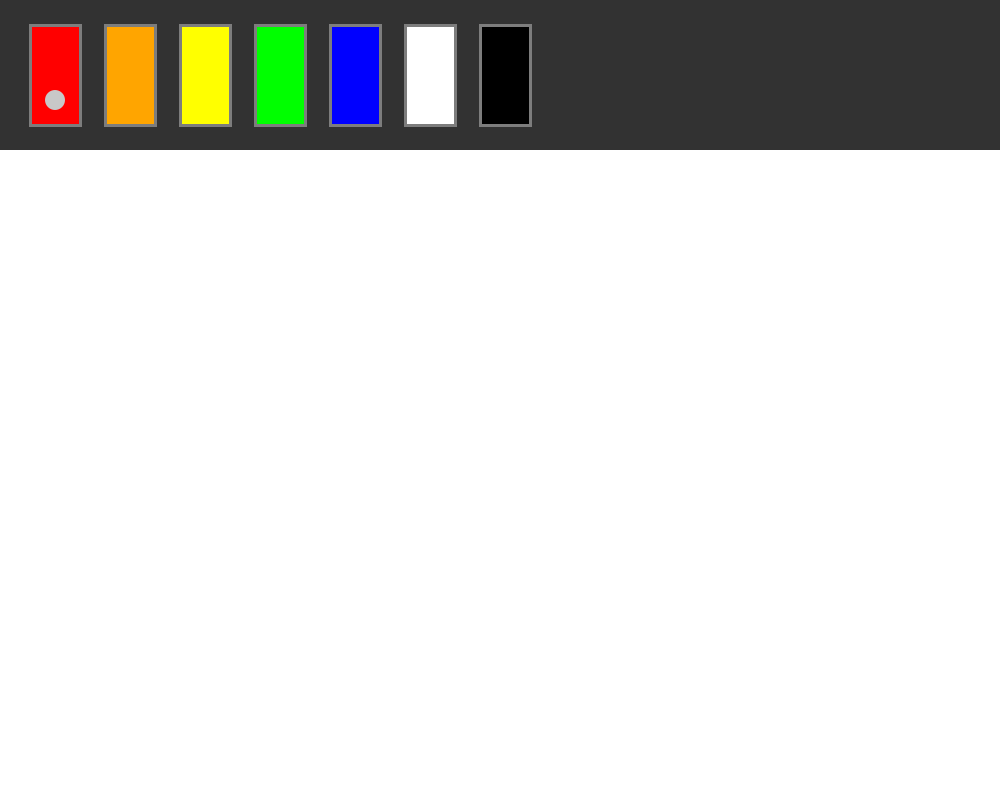
Frame 1 (no input)
Frame 60 (the mouse pressed at the canvas centre just before this capture): identical to frame 1, image omitted
Frame 120 (the mouse held since frame 60 and released just before this capture): identical to frame 1, image omitted

The Processing sketch that drew this single still picture (run headless with seeded random() and noise(); from frame 60 on, the mouse is pressed at the canvas centre):

// Processing sketch: unit3project_ver1
// ── unit3project_ver1.pde
//Aaron Su
//Programming 11
//2-4

// Start variables declaration ====================================================================================

  // Colour palette
    color white        = #FFFFFF;
    color black        = #000000;
    color UILightGrey  = #C8C8C8;
    color UIMediumGrey = #7D7D7D;
    color UIDarkGrey   = #323232;
    color red          = #FF0000;
    color orange       = #FFA500;
    color yellow       = #FFFF00;
    color green        = #00FF00;
    color blue         = #0000FF;

  color selectedColour;
  float thickness = 5;
  
  //Toggles
    boolean toggleRed = true;
    boolean toggleOrange = false;
    boolean toggleYellow = false;
    boolean toggleGreen = false;
    boolean toggleBlue = false;
    boolean toggleWhite = false;
    boolean toggleBlack = false;

// End variables declaration ======================================================================================

void button(color colour, int w, int h, int x, int y, boolean currentToggle) { //Start tectile =====================================================
  
  strokeWeight(3);
  if (mouseX > x && mouseX < (x+w) && mouseY > y && mouseY < (y+h)) {
    stroke(white);
  } else {
    stroke(UIMediumGrey);
  }
  fill(colour);
  rect(x,y,w,h);
  
  if (currentToggle == true) {
    noStroke();
    fill(UILightGrey);
    ellipse(x+25,y+75,20,20);
  }

} //End tectile ===================================================================================================

void setup() { // Start setup =====================================================================================

  size(1000,800);
  background(white);

  selectedColour = red;

} // End setup ====================================================================================================

void draw() { // Start draw =======================================================================================

  //UI setup
    noStroke();
    fill(UIDarkGrey);
    rect(0,0,1000,150);
    
    button(red,50,100,30,25,toggleRed);
    button(orange,50,100,105,25,toggleOrange);
    button(yellow,50,100,180,25,toggleYellow);
    button(green,50,100,255,25,toggleGreen);
    button(blue,50,100,330,25,toggleBlue);
    button(white,50,100,405,25,toggleWhite);
    button(black,50,100,480,25,toggleBlack);
    
} // End draw =====================================================================================================

void toggleReset() { // Start toggleReset =========================================================================

  toggleRed = false;
  toggleOrange = false;
  toggleYellow = false;
  toggleGreen = false;
  toggleBlue = false;
  toggleWhite = false;
  toggleBlack = false;

} // End toggleReset ==============================================================================================

void mouseReleased() { // Start mouseReleased =====================================================================

  //Red Button
    if (mouseX > 30 && mouseX < 80 && mouseY > 25 && mouseY < 125 ) {
      toggleReset();
      toggleRed = true;
      selectedColour = red;
    }
    
  //Orange Button
    if (mouseX > 105 && mouseX < 155 && mouseY > 25 && mouseY < 125 ) {
      toggleReset();
      toggleOrange = true;
      selectedColour = orange;
    }

  //Yellow Button
    if (mouseX > 180 && mouseX < 230 && mouseY > 25 && mouseY < 125 ) {
      toggleReset();
      toggleYellow = true;
      selectedColour = yellow;
    }
    
  //Green Button
    if (mouseX > 255 && mouseX < 305 && mouseY > 25 && mouseY < 125 ) {
      toggleReset();
      toggleGreen = true;
      selectedColour = green;
    }
    
  //Blue Button
    if (mouseX > 330 && mouseX < 380 && mouseY > 25 && mouseY < 125 ) {
      toggleReset();
      toggleBlue = true;
      selectedColour = blue;
    }
    
  //White Button
    if (mouseX > 405 && mouseX < 455 && mouseY > 25 && mouseY < 125 ) {
      toggleReset();
      toggleWhite = true;
      selectedColour = white;
    }
    
  //Black Button
    if (mouseX > 480 && mouseX < 530 && mouseY > 25 && mouseY < 125 ) {
      toggleReset();
      toggleBlack = true;
      selectedColour = black;
    }

} // End mouseDragged =============================================================================================

void mouseDragged() {
  
  if (mouseY > 150) {
    stroke(selectedColour);
    strokeWeight(thickness);
    line(pmouseX,pmouseY,mouseX,mouseY);
  }

} // End mouseDragged =============================================================================================
